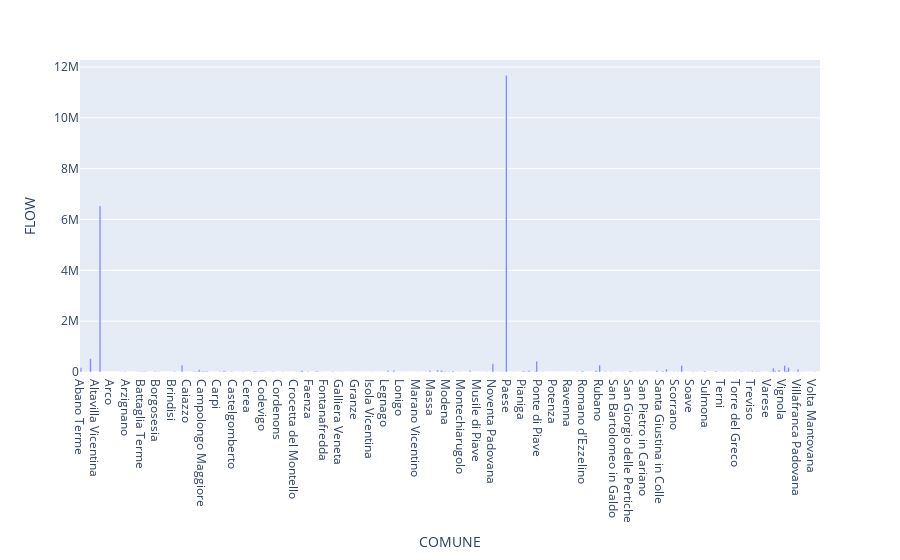

The code cell stored with this chart in its notebook:
### Code cell
px.bar(es4, x="COMUNE", y="FLOW")

### Figure 1 — Plotly figure (JSON) as saved in the notebook; plotly's stock layout.template omitted (floating-point values rounded to 4 significant figures; data arrays with more than 128 entries replaced by an {"elided": "..."} marker saying what was removed)
{"data": [{"alignmentgroup": "True", "hovertemplate": "COMUNE=%{x}<br>FLOW=%{y}<extra></extra>", "legendgroup": "", "marker": {"color": "#636efa", "pattern": {"shape": ""}}, "name": "", "offsetgroup": "", "orientation": "v", "showlegend": false, "textposition": "auto", "type": "bar", "x": {"elided": "388 str values"}, "xaxis": "x", "y": {"elided": "388 int values"}, "yaxis": "y"}], "layout": {"barmode": "relative", "legend": {"tracegroupgap": 0}, "margin": {"t": 60}, "xaxis": {"anchor": "y", "domain": [0, 1], "title": {"text": "COMUNE"}}, "yaxis": {"anchor": "x", "domain": [0, 1], "title": {"text": "FLOW"}}}}
